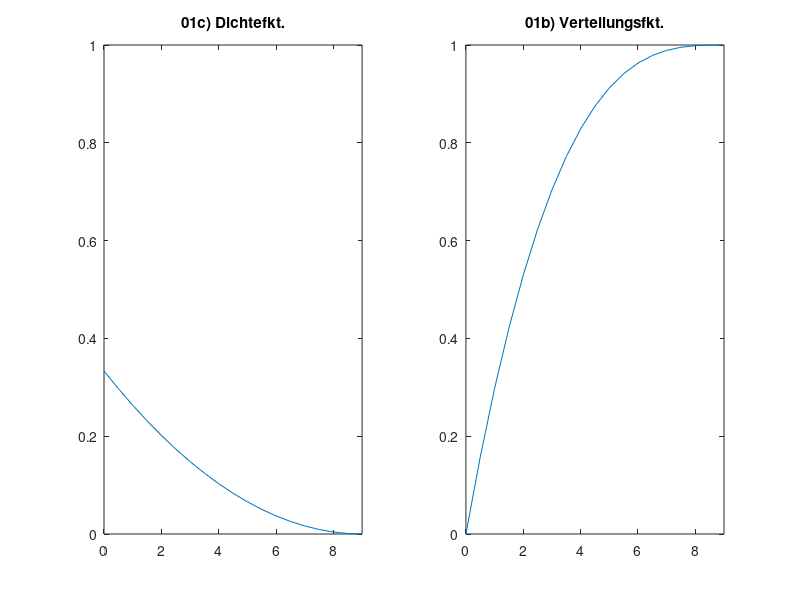

Recreate this plot in MATLAB.
function Aufgabe10_01
aufgabe01();
endfunction

function y = f(x)
  y = (9 - x).^2;
endfunction

function aufgabe01
	disp("Aufgabe 1");
	x = [0:0.5:9];
  
% die Wahrscheinlichkeit, dass eine stetige Zufallsvariable X
% einen bestimmten Wert x annimmt, ist stets Null
% Grund dafür ist, dass die Fläche über einem Punkt x gleich Null ist
  
	% a)
	disp("a)");
	q = quad (@f, 0, 9) % Integral von 0 bis 9
	c = 1/q % weil Fläche unter Dichtefunktion 1 ist (c*integral=1), 100%
	disp("")
	
	% b)	
  disp("b)");
  G = c * (81 * x -9 * x.^2 + 1 / 3 * x.^3); % Verteilungsfkt, Kubische Para.

	% c) siehe Plot
  
  % Ableitung von G ist g
	disp("c)");
  disp("siehe Plot");
	subplot(1,2,2), plot(x, G), title('01b) Verteilungsfkt.'), axis([0 9 0 1])
	disp("");
  % das Integral der Dichtefunktion ist die Verteilungsfunktion.
  % Verteilungsfunktionen der Zufallsvariable x werden F(x) gekennzeichnet. Sie geben an, wie groß die Wahrscheinlichkeit ist, 
  % dass die Zufallsvariable einen Wert gleich oder kleiner als x annimmt. Verteilungsfunktionen müssen Werte zwischen 0 und 1 annehmen
  
  g = c*(9 - x).^2;
	subplot(1,2,1), plot(x, g), title('01c) Dichtefkt.'), axis([0 9 0 1])
  % Wahrscheinlichkeit entspricht der Fläche unter der Dichtefkt

	% d)
	disp("d)");
  % Erwartungswert (Papula3 S. 337 unten)
	erwartungw = quad(@(x) x*c*(9-x)^2,0,9)
  
  % Standardabweichung (Papula3 S. 344f)
  % die Varianz beschreibt die erwartete quadratische Abweichung der Zufallsvariablen von ihrem Erwartungswert
  % da Quadrat Stunden keine vergleichbare Einheit ist, wird die Standardabweichung heran gezogen
  % Maß dafür, wie stark im Mittel die Zufallsgröße von ihrem Erwartungswert streut
	varianz = quad(@(x) (x-erwartungw)^2*c*(9-x)^2,0,9)
	standabweichung = sqrt(varianz)
	disp("");

	% e)
	disp("e)");
	ErwartungswertRechnung = 30 + (erwartungw * 80)
	StandardabweichungRechnung = 80 * standabweichung
	disp("");
	disp("");
  endfunction